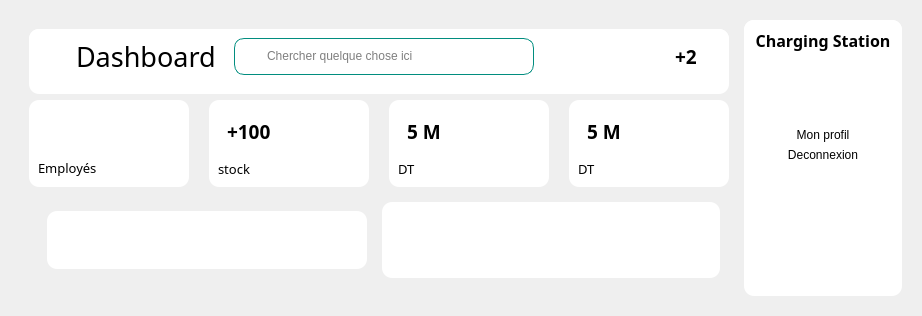
        <widget class="QWidget" name="page_accueil">
         <layout class="QHBoxLayout" name="horizontalLayout_14">
          <item>
           <widget class="QWidget" name="widget_5" native="true">
            <property name="styleSheet">
             <string notr="true">background: none;</string>
            </property>
            <layout class="QHBoxLayout" name="horizontalLayout_52">
             <item>
              <widget class="QWidget" name="mainBody_2" native="true">
               <property name="styleSheet">
                <string notr="true">border: none</string>
               </property>
               <layout class="QVBoxLayout" name="verticalLayout_29">
                <item alignment="Qt::AlignTop">
                 <widget class="QWidget" name="headerFrame_3" native="true">
                  <property name="styleSheet">
                   <string notr="true">background: #fff;
border-radius: 10px;
</string>
                  </property>
                  <layout class="QHBoxLayout" name="horizontalLayout_36">
                   <property name="spacing">
                    <number>0</number>
                   </property>
                   <property name="leftMargin">
                    <number>0</number>
                   </property>
                   <property name="topMargin">
                    <number>0</number>
                   </property>
                   <property name="rightMargin">
                    <number>0</number>
                   </property>
                   <property name="bottomMargin">
                    <number>10</number>
                   </property>
                   <item>
                    <widget class="QWidget" name="widget_11" native="true">
                     <layout class="QHBoxLayout" name="horizontalLayout_37">
                      <item>
                       <widget class="QPushButton" name="menuBtn_2">
                        <property name="cursor">
                         <cursorShape>PointingHandCursor</cursorShape>
                        </property>
                        <property name="styleSheet">
                         <string notr="true"/>
                        </property>
                        <property name="text">
                         <string/>
                        </property>
                        <property name="icon">
                         <iconset resource="media.qrc">
                          <normaloff>:/images/img/menu.svg</normaloff>:/images/img/menu.svg</iconset>
                        </property>
                        <property name="iconSize">
                         <size>
                          <width>24</width>
                          <height>24</height>
                         </size>
                        </property>
                       </widget>
                      </item>
                      <item>
                       <widget class="QLabel" name="label_Dashboard">
                        <property name="font">
                         <font>
                          <family>Poppins</family>
                          <pointsize>20</pointsize>
                          <weight>50</weight>
                          <bold>false</bold>
                         </font>
                        </property>
                        <property name="cursor">
                         <cursorShape>PointingHandCursor</cursorShape>
                        </property>
                        <property name="text">
                         <string>Dashboard</string>
                        </property>
                       </widget>
                      </item>
                     </layout>
                    </widget>
                   </item>
                   <item alignment="Qt::AlignHCenter">
                    <widget class="QWidget" name="widget_12" native="true">
                     <property name="minimumSize">
                      <size>
                       <width>160</width>
                       <height>0</height>
                      </size>
                     </property>
                     <property name="styleSheet">
                      <string notr="true">border: none</string>
                     </property>
                     <layout class="QHBoxLayout" name="horizontalLayout_38">
                      <item alignment="Qt::AlignHCenter">
                       <widget class="QFrame" name="searchFrame_2">
                        <property name="minimumSize">
                         <size>
                          <width>300</width>
                          <height>0</height>
                         </size>
                        </property>
                        <property name="styleSheet">
                         <string notr="true">#searchFrame_2{
border: 1px solid rgb(1, 141, 127);
}</string>
                        </property>
                        <property name="frameShape">
                         <enum>QFrame::StyledPanel</enum>
                        </property>
                        <property name="frameShadow">
                         <enum>QFrame::Raised</enum>
                        </property>
                        <layout class="QHBoxLayout" name="horizontalLayout_39">
                         <property name="spacing">
                          <number>0</number>
                         </property>
                         <property name="leftMargin">
                          <number>0</number>
                         </property>
                         <property name="topMargin">
                          <number>0</number>
                         </property>
                         <property name="rightMargin">
                          <number>0</number>
                         </property>
                         <property name="bottomMargin">
                          <number>0</number>
                         </property>
                         <item>
                          <widget class="QLabel" name="label_66">
                           <property name="minimumSize">
                            <size>
                             <width>30</width>
                             <height>30</height>
                            </size>
                           </property>
                           <property name="maximumSize">
                            <size>
                             <width>30</width>
                             <height>30</height>
                            </size>
                           </property>
                           <property name="text">
                            <string/>
                           </property>
                           <property name="pixmap">
                            <pixmap resource="media.qrc">:/images/img/search.svg</pixmap>
                           </property>
                           <property name="scaledContents">
                            <bool>true</bool>
                           </property>
                          </widget>
                         </item>
                         <item>
                          <widget class="QLineEdit" name="lineEdit_2">
                           <property name="placeholderText">
                            <string>Chercher quelque chose ici</string>
                           </property>
                          </widget>
                         </item>
                        </layout>
                       </widget>
                      </item>
                     </layout>
                    </widget>
                   </item>
                   <item alignment="Qt::AlignRight">
                    <widget class="QWidget" name="widget_13" native="true">
                     <layout class="QHBoxLayout" name="horizontalLayout_40">
                      <property name="spacing">
                       <number>0</number>
                      </property>
                      <property name="leftMargin">
                       <number>0</number>
                      </property>
                      <property name="topMargin">
                       <number>0</number>
                      </property>
                      <property name="rightMargin">
                       <number>0</number>
                      </property>
                      <property name="bottomMargin">
                       <number>0</number>
                      </property>
                      <item>
                       <widget class="QLabel" name="label_112">
                        <property name="font">
                         <font>
                          <family>Poppins</family>
                          <pointsize>14</pointsize>
                          <weight>75</weight>
                          <bold>true</bold>
                         </font>
                        </property>
                        <property name="text">
                         <string>+2</string>
                        </property>
                       </widget>
                      </item>
                      <item alignment="Qt::AlignRight">
                       <widget class="QPushButton" name="accountBtn_2">
                        <property name="text">
                         <string/>
                        </property>
                        <property name="icon">
                         <iconset resource="media.qrc">
                          <normaloff>:/images/img/bell.svg</normaloff>:/images/img/bell.svg</iconset>
                        </property>
                        <property name="iconSize">
                         <size>
                          <width>32</width>
                          <height>32</height>
                         </size>
                        </property>
                       </widget>
                      </item>
                     </layout>
                    </widget>
                   </item>
                  </layout>
                 </widget>
                </item>
                <item>
                 <widget class="QWidget" name="cardsFrame_2" native="true">
                  <property name="styleSheet">
                   <string notr="true">border: none;</string>
                  </property>
                  <layout class="QHBoxLayout" name="horizontalLayout_41">
                   <property name="spacing">
                    <number>20</number>
                   </property>
                   <property name="leftMargin">
                    <number>0</number>
                   </property>
                   <property name="topMargin">
                    <number>0</number>
                   </property>
                   <property name="rightMargin">
                    <number>0</number>
                   </property>
                   <property name="bottomMargin">
                    <number>0</number>
                   </property>
                   <item>
                    <widget class="QFrame" name="card1_2">
                     <property name="minimumSize">
                      <size>
                       <width>160</width>
                       <height>0</height>
                      </size>
                     </property>
                     <property name="maximumSize">
                      <size>
                       <width>16777215</width>
                       <height>16777215</height>
                      </size>
                     </property>
                     <property name="styleSheet">
                      <string notr="true">background: #fff;
border-radius: 10px;</string>
                     </property>
                     <property name="frameShape">
                      <enum>QFrame::StyledPanel</enum>
                     </property>
                     <property name="frameShadow">
                      <enum>QFrame::Raised</enum>
                     </property>
                     <layout class="QVBoxLayout" name="verticalLayout_30">
                      <item>
                       <widget class="QFrame" name="frame_48">
                        <property name="frameShape">
                         <enum>QFrame::StyledPanel</enum>
                        </property>
                        <property name="frameShadow">
                         <enum>QFrame::Raised</enum>
                        </property>
                        <layout class="QHBoxLayout" name="horizontalLayout_42">
                         <item>
                          <widget class="QLabel" name="label_nbE">
                           <property name="font">
                            <font>
                             <family>Poppins</family>
                             <pointsize>14</pointsize>
                             <weight>75</weight>
                             <bold>true</bold>
                            </font>
                           </property>
                           <property name="text">
                            <string/>
                           </property>
                          </widget>
                         </item>
                         <item>
                          <widget class="QLabel" name="label_68">
                           <property name="maximumSize">
                            <size>
                             <width>40</width>
                             <height>40</height>
                            </size>
                           </property>
                           <property name="text">
                            <string/>
                           </property>
                           <property name="pixmap">
                            <pixmap resource="media.qrc">:/images/img/users.svg</pixmap>
                           </property>
                           <property name="scaledContents">
                            <bool>true</bool>
                           </property>
                          </widget>
                         </item>
                        </layout>
                       </widget>
                      </item>
                      <item alignment="Qt::AlignTop">
                       <widget class="QLabel" name="label_69">
                        <property name="font">
                         <font>
                          <family>Poppins</family>
                          <pointsize>10</pointsize>
                         </font>
                        </property>
                        <property name="text">
                         <string>Employés</string>
                        </property>
                       </widget>
                      </item>
                     </layout>
                    </widget>
                   </item>
                   <item>
                    <widget class="QFrame" name="card2_2">
                     <property name="minimumSize">
                      <size>
                       <width>160</width>
                       <height>0</height>
                      </size>
                     </property>
                     <property name="styleSheet">
                      <string notr="true">background: #fff;
border-radius: 10px;</string>
                     </property>
                     <property name="frameShape">
                      <enum>QFrame::StyledPanel</enum>
                     </property>
                     <property name="frameShadow">
                      <enum>QFrame::Raised</enum>
                     </property>
                     <layout class="QVBoxLayout" name="verticalLayout_31">
                      <item>
                       <widget class="QFrame" name="frame_49">
                        <property name="frameShape">
                         <enum>QFrame::StyledPanel</enum>
                        </property>
                        <property name="frameShadow">
                         <enum>QFrame::Raised</enum>
                        </property>
                        <layout class="QHBoxLayout" name="horizontalLayout_43">
                         <item>
                          <widget class="QLabel" name="label_70">
                           <property name="font">
                            <font>
                             <family>Poppins</family>
                             <pointsize>14</pointsize>
                             <weight>75</weight>
                             <bold>true</bold>
                            </font>
                           </property>
                           <property name="text">
                            <string>+100</string>
                           </property>
                          </widget>
                         </item>
                         <item>
                          <widget class="QLabel" name="label_71">
                           <property name="maximumSize">
                            <size>
                             <width>40</width>
                             <height>40</height>
                            </size>
                           </property>
                           <property name="text">
                            <string/>
                           </property>
                           <property name="pixmap">
                            <pixmap resource="media.qrc">:/images/img/credit-card.svg</pixmap>
                           </property>
                           <property name="scaledContents">
                            <bool>true</bool>
                           </property>
                          </widget>
                         </item>
                        </layout>
                       </widget>
                      </item>
                      <item alignment="Qt::AlignTop">
                       <widget class="QLabel" name="label_72">
                        <property name="font">
                         <font>
                          <family>Poppins</family>
                          <pointsize>10</pointsize>
                         </font>
                        </property>
                        <property name="text">
                         <string>stock</string>
                        </property>
                       </widget>
                      </item>
                     </layout>
                    </widget>
                   </item>
                   <item>
                    <widget class="QFrame" name="card3_2">
                     <property name="minimumSize">
                      <size>
                       <width>160</width>
                       <height>0</height>
                      </size>
                     </property>
                     <property name="styleSheet">
                      <string notr="true">background: #fff;
border-radius: 10px;</string>
                     </property>
                     <property name="frameShape">
                      <enum>QFrame::StyledPanel</enum>
                     </property>
                     <property name="frameShadow">
                      <enum>QFrame::Raised</enum>
                     </property>
                     <layout class="QVBoxLayout" name="verticalLayout_32">
                      <item>
                       <widget class="QFrame" name="frame_50">
                        <property name="frameShape">
                         <enum>QFrame::StyledPanel</enum>
                        </property>
                        <property name="frameShadow">
                         <enum>QFrame::Raised</enum>
                        </property>
                        <layout class="QHBoxLayout" name="horizontalLayout_44">
                         <item>
                          <widget class="QLabel" name="label_73">
                           <property name="font">
                            <font>
                             <family>Poppins</family>
                             <pointsize>14</pointsize>
                             <weight>75</weight>
                             <bold>true</bold>
                            </font>
                           </property>
                           <property name="text">
                            <string>5 M</string>
                           </property>
                          </widget>
                         </item>
                         <item>
                          <widget class="QLabel" name="label_74">
                           <property name="maximumSize">
                            <size>
                             <width>40</width>
                             <height>40</height>
                            </size>
                           </property>
                           <property name="text">
                            <string/>
                           </property>
                           <property name="pixmap">
                            <pixmap>../../QT/panel/img/shopping-cart.svg</pixmap>
                           </property>
                           <property name="scaledContents">
                            <bool>true</bool>
                           </property>
                          </widget>
                         </item>
                        </layout>
                       </widget>
                      </item>
                      <item>
                       <widget class="QLabel" name="label_75">
                        <property name="font">
                         <font>
                          <family>Poppins</family>
                          <pointsize>10</pointsize>
                         </font>
                        </property>
                        <property name="text">
                         <string>DT</string>
                        </property>
                       </widget>
                      </item>
                     </layout>
                    </widget>
                   </item>
                   <item>
                    <widget class="QFrame" name="card4_2">
                     <property name="minimumSize">
                      <size>
                       <width>160</width>
                       <height>0</height>
                      </size>
                     </property>
                     <property name="styleSheet">
                      <string notr="true">background: #fff;
border-radius: 10px;</string>
                     </property>
                     <property name="frameShape">
                      <enum>QFrame::StyledPanel</enum>
                     </property>
                     <property name="frameShadow">
                      <enum>QFrame::Raised</enum>
                     </property>
                     <layout class="QVBoxLayout" name="verticalLayout_33">
                      <item>
                       <widget class="QFrame" name="frame_51">
                        <property name="frameShape">
                         <enum>QFrame::StyledPanel</enum>
                        </property>
                        <property name="frameShadow">
                         <enum>QFrame::Raised</enum>
                        </property>
                        <layout class="QHBoxLayout" name="horizontalLayout_45">
                         <item>
                          <widget class="QLabel" name="label_76">
                           <property name="font">
                            <font>
                             <family>Poppins</family>
                             <pointsize>14</pointsize>
                             <weight>75</weight>
                             <bold>true</bold>
                            </font>
                           </property>
                           <property name="text">
                            <string>5 M</string>
                           </property>
                          </widget>
                         </item>
                         <item>
                          <widget class="QLabel" name="label_77">
                           <property name="maximumSize">
                            <size>
                             <width>40</width>
                             <height>40</height>
                            </size>
                           </property>
                           <property name="text">
                            <string/>
                           </property>
                           <property name="pixmap">
                            <pixmap resource="media.qrc">:/images/img/award.svg</pixmap>
                           </property>
                           <property name="scaledContents">
                            <bool>true</bool>
                           </property>
                          </widget>
                         </item>
                        </layout>
                       </widget>
                      </item>
                      <item>
                       <widget class="QLabel" name="label_78">
                        <property name="font">
                         <font>
                          <family>Poppins</family>
                          <pointsize>10</pointsize>
                         </font>
                        </property>
                        <property name="text">
                         <string>DT</string>
                        </property>
                       </widget>
                      </item>
                     </layout>
                    </widget>
                   </item>
                  </layout>
                 </widget>
                </item>
                <item>
                 <widget class="QWidget" name="mainFrame_2" native="true">
                  <property name="sizePolicy">
                   <sizepolicy hsizetype="Expanding" vsizetype="Preferred">
                    <horstretch>0</horstretch>
                    <verstretch>0</verstretch>
                   </sizepolicy>
                  </property>
                  <property name="styleSheet">
                   <string notr="true">border: none;</string>
                  </property>
                  <layout class="QHBoxLayout" name="horizontalLayout_46">
                   <item>
                    <widget class="QWidget" name="widget_9" native="true">
                     <layout class="QVBoxLayout" name="verticalLayout_7">
                      <item>
                       <widget class="QCustomPlot" name="customPlot_second" native="true">
                        <property name="styleSheet">
                         <string notr="true">background: #fff;
border-radius: 10px;</string>
                        </property>
                        <layout class="QHBoxLayout" name="horizontalLayout_23">
                         <item>
                          <spacer name="verticalSpacer">
                           <property name="orientation">
                            <enum>Qt::Vertical</enum>
                           </property>
                           <property name="sizeHint" stdset="0">
                            <size>
                             <width>20</width>
                             <height>40</height>
                            </size>
                           </property>
                          </spacer>
                         </item>
                        </layout>
                       </widget>
                      </item>
                     </layout>
                    </widget>
                   </item>
                   <item>
                    <widget class="QCustomPlot" name="customPlot_ChartPie" native="true">
                     <property name="styleSheet">
                      <string notr="true">background: #fff;
border-radius: 10px;</string>
                     </property>
                     <layout class="QVBoxLayout" name="verticalLayout_35"/>
                    </widget>
                   </item>
                  </layout>
                 </widget>
                </item>
               </layout>
              </widget>
             </item>
             <item alignment="Qt::AlignRight">
              <widget class="QWidget" name="profilecontent" native="true">
               <property name="minimumSize">
                <size>
                 <width>100</width>
                 <height>0</height>
                </size>
               </property>
               <property name="styleSheet">
                <string notr="true">background: #fff;
border-radius: 10px;</string>
               </property>
               <layout class="QVBoxLayout" name="verticalLayout_36">
                <property name="spacing">
                 <number>0</number>
                </property>
                <property name="leftMargin">
                 <number>0</number>
                </property>
                <property name="topMargin">
                 <number>0</number>
                </property>
                <property name="rightMargin">
                 <number>0</number>
                </property>
                <property name="bottomMargin">
                 <number>0</number>
                </property>
                <item alignment="Qt::AlignTop">
                 <widget class="QFrame" name="frame_58">
                  <property name="frameShape">
                   <enum>QFrame::StyledPanel</enum>
                  </property>
                  <property name="frameShadow">
                   <enum>QFrame::Raised</enum>
                  </property>
                  <layout class="QVBoxLayout" name="verticalLayout_5">
                   <item>
                    <widget class="QLabel" name="label_108">
                     <property name="font">
                      <font>
                       <family>Poppins</family>
                       <pointsize>12</pointsize>
                       <weight>75</weight>
                       <bold>true</bold>
                      </font>
                     </property>
                     <property name="text">
                      <string>Charging Station</string>
                     </property>
                     <property name="alignment">
                      <set>Qt::AlignCenter</set>
                     </property>
                    </widget>
                   </item>
                   <item>
                    <widget class="QLineEdit" name="lineEdit_v2">
                     <property name="readOnly">
                      <bool>true</bool>
                     </property>
                    </widget>
                   </item>
                   <item>
                    <widget class="QLineEdit" name="lineEdit_user">
                     <property name="font">
                      <font>
                       <family>Poppins</family>
                       <pointsize>10</pointsize>
                       <weight>75</weight>
                       <bold>true</bold>
                      </font>
                     </property>
                     <property name="alignment">
                      <set>Qt::AlignCenter</set>
                     </property>
                     <property name="readOnly">
                      <bool>true</bool>
                     </property>
                    </widget>
                   </item>
                   <item>
                    <widget class="QLineEdit" name="lineEdit_v1">
                     <property name="readOnly">
                      <bool>true</bool>
                     </property>
                    </widget>
                   </item>
                   <item>
                    <widget class="QPushButton" name="pushButton_profile">
                     <property name="cursor">
                      <cursorShape>PointingHandCursor</cursorShape>
                     </property>
                     <property name="styleSheet">
                      <string notr="true">#pushButton_profile, #pushButton_logout
{
 border-radius: 10px;
 border: 2px solid  rgb(1, 141, 127);

}
#pushButton_profile:hover, #pushButton_logout:hover{
background:  rgb(1, 141, 127);
}</string>
                     </property>
                     <property name="text">
                      <string>Mon profil</string>
                     </property>
                     <property name="icon">
                      <iconset resource="media.qrc">
                       <normaloff>:/images/img/user.svg</normaloff>:/images/img/user.svg</iconset>
                     </property>
                    </widget>
                   </item>
                   <item>
                    <widget class="QPushButton" name="pushButton_logout">
                     <property name="cursor">
                      <cursorShape>PointingHandCursor</cursorShape>
                     </property>
                     <property name="styleSheet">
                      <string notr="true">#pushButton_profile, #pushButton_logout
{
 border-radius: 10px;
 border: 2px solid  rgb(1, 141, 127);

}
#pushButton_profile:hover, #pushButton_logout:hover{
background:  rgb(1, 141, 127);
}</string>
                     </property>
                     <property name="text">
                      <string>Deconnexion</string>
                     </property>
                     <property name="icon">
                      <iconset resource="media.qrc">
                       <normaloff>:/images/img/log-out.svg</normaloff>:/images/img/log-out.svg</iconset>
                     </property>
                    </widget>
                   </item>
                  </layout>
                 </widget>
                </item>
               </layout>
              </widget>
             </item>
            </layout>
           </widget>
          </item>
         </layout>
        </widget>
